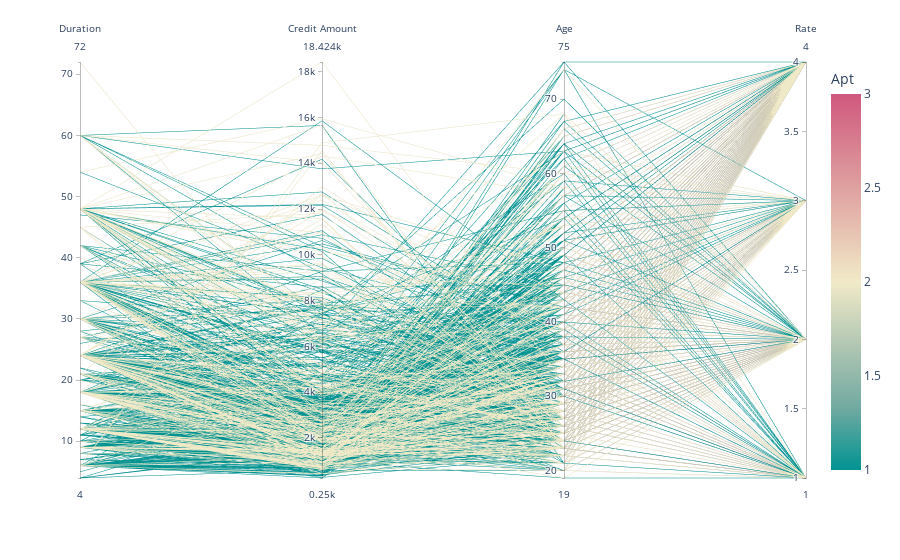

Notebook code cell kept with this figure:
### Markdown cell above
### *Punto 4*

### Code cell
import plotly.express as px
fig = px.parallel_coordinates(data, color='Apt',
                             dimensions = ['Duration', 'Credit Amount', 'Age', 'Rate'],
                             color_continuous_scale=px.colors.diverging.Tealrose,      
                             color_continuous_midpoint=2)            
fig.show()

### Figure 1 — Plotly figure (JSON) as saved in the notebook; plotly's stock layout.template omitted (floating-point values rounded to 4 significant figures; data arrays with more than 128 entries replaced by an {"elided": "..."} marker saying what was removed)
{"data": [{"dimensions": [{"label": "Duration", "values": {"elided": "1000 int values"}}, {"label": "Credit Amount", "values": {"elided": "1000 int values"}}, {"label": "Age", "values": {"elided": "1000 int values"}}, {"label": "Rate", "values": {"elided": "1000 int values"}}], "domain": {"x": [0, 1], "y": [0, 1]}, "line": {"color": {"elided": "1000 int values"}, "coloraxis": "coloraxis"}, "name": "", "type": "parcoords"}], "layout": {"coloraxis": {"cmid": 2, "colorbar": {"title": {"text": "Apt"}}, "colorscale": [[0, "rgb(0, 147, 146)"], [0.1667, "rgb(114, 170, 161)"], [0.3333, "rgb(177, 199, 179)"], [0.5, "rgb(241, 234, 200)"], [0.6667, "rgb(229, 185, 173)"], [0.8333, "rgb(217, 137, 148)"], [1, "rgb(208, 88, 126)"]]}, "legend": {"tracegroupgap": 0}, "margin": {"t": 60}}}
